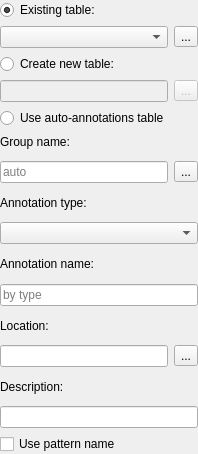
<?xml version="1.0" encoding="UTF-8"?>
<ui version="4.0">
 <class>CreateAnnotationOptionsPanelWidget</class>
 <widget class="QWidget" name="CreateAnnotationOptionsPanelWidget">
  <property name="geometry">
   <rect>
    <x>0</x>
    <y>0</y>
    <width>198</width>
    <height>454</height>
   </rect>
  </property>
  <property name="windowTitle">
   <string>Form</string>
  </property>
  <layout class="QVBoxLayout" name="mainLayout">
   <property name="spacing">
    <number>0</number>
   </property>
   <property name="margin">
    <number>0</number>
   </property>
   <item>
    <widget class="QWidget" name="saveAnnotationsInnerWidget" native="true">
     <property name="sizePolicy">
      <sizepolicy hsizetype="Preferred" vsizetype="Minimum">
       <horstretch>0</horstretch>
       <verstretch>0</verstretch>
      </sizepolicy>
     </property>
     <property name="toolTip">
      <string>Choose a file to store the annotations</string>
     </property>
     <layout class="QVBoxLayout" name="verticalLayout_2">
      <property name="sizeConstraint">
       <enum>QLayout::SetMinAndMaxSize</enum>
      </property>
      <property name="margin">
       <number>0</number>
      </property>
      <item>
       <widget class="QRadioButton" name="rbExistingTable">
        <property name="text">
         <string>Existing table:</string>
        </property>
        <property name="checked">
         <bool>true</bool>
        </property>
       </widget>
      </item>
      <item>
       <layout class="QHBoxLayout" name="horizontalLayout">
        <item>
         <widget class="QComboBox" name="cbExistingTable">
          <property name="sizeAdjustPolicy">
           <enum>QComboBox::AdjustToMinimumContentsLength</enum>
          </property>
         </widget>
        </item>
        <item>
         <widget class="QToolButton" name="tbBrowseExistingTable">
          <property name="text">
           <string>...</string>
          </property>
          <property name="icon">
           <iconset resource="../../../U2Gui.qrc">
            <normaloff>:/core/images/load_selected_documents.png</normaloff>:/core/images/load_selected_documents.png</iconset>
          </property>
         </widget>
        </item>
       </layout>
      </item>
      <item>
       <widget class="QRadioButton" name="rbCreateNewTable">
        <property name="text">
         <string>Create new table:</string>
        </property>
       </widget>
      </item>
      <item>
       <layout class="QHBoxLayout" name="horizontalLayout_2">
        <item>
         <widget class="QLineEdit" name="leNewTablePath">
          <property name="enabled">
           <bool>false</bool>
          </property>
         </widget>
        </item>
        <item>
         <widget class="QToolButton" name="tbBrowseNewTable">
          <property name="enabled">
           <bool>false</bool>
          </property>
          <property name="text">
           <string>...</string>
          </property>
         </widget>
        </item>
       </layout>
      </item>
      <item>
       <widget class="QRadioButton" name="rbUseAutoTable">
        <property name="text">
         <string>Use auto-annotations table</string>
        </property>
       </widget>
      </item>
     </layout>
    </widget>
   </item>
   <item>
    <widget class="QWidget" name="annotationParametersInnerWidget" native="true">
     <property name="sizePolicy">
      <sizepolicy hsizetype="Preferred" vsizetype="Minimum">
       <horstretch>0</horstretch>
       <verstretch>0</verstretch>
      </sizepolicy>
     </property>
     <layout class="QVBoxLayout" name="verticalLayout_3">
      <property name="sizeConstraint">
       <enum>QLayout::SetMinAndMaxSize</enum>
      </property>
      <property name="margin">
       <number>0</number>
      </property>
      <item>
       <widget class="QLabel" name="lblGroupName">
        <property name="text">
         <string>Group name:</string>
        </property>
       </widget>
      </item>
      <item>
       <layout class="QHBoxLayout" name="horizontalLayout_3">
        <item>
         <widget class="QLineEdit" name="leGroupName">
          <property name="placeholderText">
           <string>auto</string>
          </property>
         </widget>
        </item>
        <item>
         <widget class="QToolButton" name="tbSelectGroupName">
          <property name="toolTip">
           <string>Predefined group names</string>
          </property>
          <property name="text">
           <string>...</string>
          </property>
          <property name="icon">
           <iconset resource="../../../U2Gui.qrc">
            <normaloff>:/core/images/group_auto.png</normaloff>:/core/images/group_auto.png</iconset>
          </property>
         </widget>
        </item>
       </layout>
      </item>
      <item>
       <widget class="QLabel" name="lblAnnotationType">
        <property name="text">
         <string>Annotation type:</string>
        </property>
       </widget>
      </item>
      <item>
       <widget class="QComboBox" name="cbAnnotationType">
        <property name="sizeAdjustPolicy">
         <enum>QComboBox::AdjustToMinimumContentsLength</enum>
        </property>
       </widget>
      </item>
      <item>
       <widget class="QLabel" name="lblAnnotationName">
        <property name="text">
         <string>Annotation name:</string>
        </property>
       </widget>
      </item>
      <item>
       <layout class="QHBoxLayout" name="horizontalLayout_4">
        <item>
         <widget class="QLineEdit" name="leAnnotationName">
          <property name="maxLength">
           <number>100</number>
          </property>
          <property name="placeholderText">
           <string>by type</string>
          </property>
         </widget>
        </item>
       </layout>
      </item>
      <item>
       <widget class="QLabel" name="lblLocation">
        <property name="text">
         <string>Location:</string>
        </property>
       </widget>
      </item>
      <item>
       <layout class="QHBoxLayout" name="horizontalLayout_5">
        <item>
         <widget class="QLineEdit" name="leLocation">
          <property name="toolTip">
           <string>Annotation location in GenBank format</string>
          </property>
         </widget>
        </item>
        <item>
         <widget class="QToolButton" name="tbDoComplement">
          <property name="toolTip">
           <string>Add/remove complement flag</string>
          </property>
          <property name="text">
           <string>...</string>
          </property>
          <property name="icon">
           <iconset resource="../../../U2Gui.qrc">
            <normaloff>:/core/images/do_complement.png</normaloff>:/core/images/do_complement.png</iconset>
          </property>
         </widget>
        </item>
       </layout>
      </item>
      <item>
       <widget class="QLabel" name="lblDescription">
        <property name="text">
         <string>Description:</string>
        </property>
       </widget>
      </item>
      <item>
       <widget class="QLineEdit" name="leDescription"/>
      </item>
      <item>
       <widget class="QCheckBox" name="chbUsePatternNames">
        <property name="toolTip">
         <string>Use names of patterns as annotations names. In case the patterns are in FASTA format</string>
        </property>
        <property name="text">
         <string>Use pattern name</string>
        </property>
       </widget>
      </item>
     </layout>
    </widget>
   </item>
  </layout>
 </widget>
 <resources>
  <include location="../../../U2Gui.qrc"/>
 </resources>
 <connections>
  <connection>
   <sender>rbCreateNewTable</sender>
   <signal>toggled(bool)</signal>
   <receiver>leNewTablePath</receiver>
   <slot>setEnabled(bool)</slot>
   <hints>
    <hint type="sourcelabel">
     <x>98</x>
     <y>75</y>
    </hint>
    <hint type="destinationlabel">
     <x>81</x>
     <y>103</y>
    </hint>
   </hints>
  </connection>
  <connection>
   <sender>rbCreateNewTable</sender>
   <signal>toggled(bool)</signal>
   <receiver>tbBrowseNewTable</receiver>
   <slot>setEnabled(bool)</slot>
   <hints>
    <hint type="sourcelabel">
     <x>98</x>
     <y>75</y>
    </hint>
    <hint type="destinationlabel">
     <x>183</x>
     <y>104</y>
    </hint>
   </hints>
  </connection>
  <connection>
   <sender>rbExistingTable</sender>
   <signal>toggled(bool)</signal>
   <receiver>cbExistingTable</receiver>
   <slot>setEnabled(bool)</slot>
   <hints>
    <hint type="sourcelabel">
     <x>98</x>
     <y>9</y>
    </hint>
    <hint type="destinationlabel">
     <x>82</x>
     <y>41</y>
    </hint>
   </hints>
  </connection>
  <connection>
   <sender>rbExistingTable</sender>
   <signal>toggled(bool)</signal>
   <receiver>tbBrowseExistingTable</receiver>
   <slot>setEnabled(bool)</slot>
   <hints>
    <hint type="sourcelabel">
     <x>98</x>
     <y>9</y>
    </hint>
    <hint type="destinationlabel">
     <x>183</x>
     <y>40</y>
    </hint>
   </hints>
  </connection>
 </connections>
</ui>
